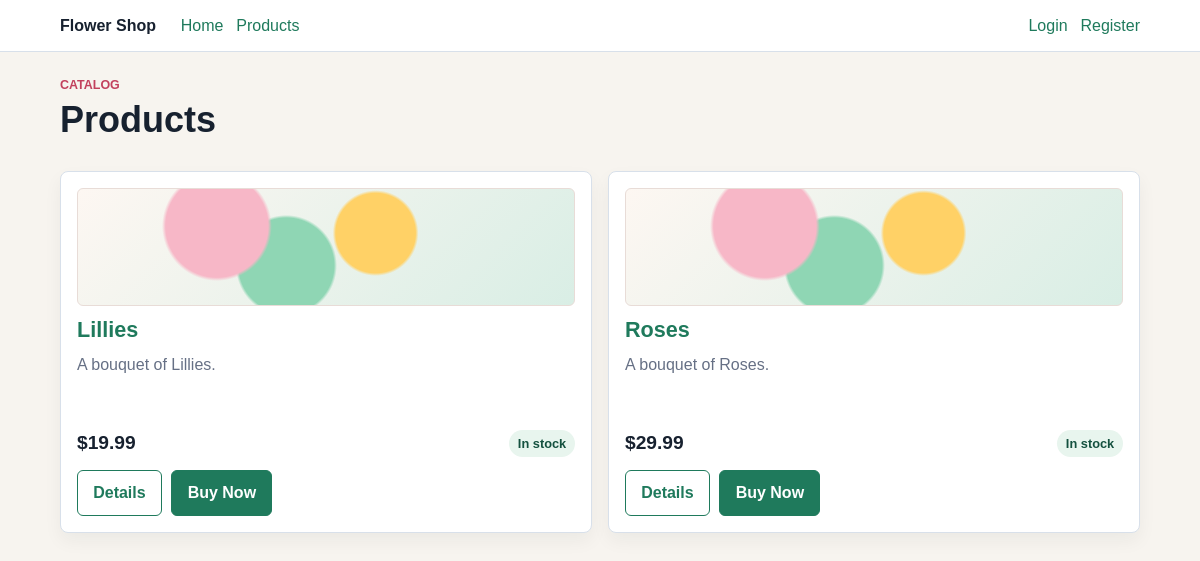
Screenshot of /products/ with the database file from the repository.
### shop/models.py (models this page shows, shortened)
class Product(models.Model):
	name = models.CharField(max_length=120)
	description = models.TextField(blank=True)
	price = models.DecimalField(max_digits=10, decimal_places=2)
	in_stock = models.BooleanField(default=True)
	created_at = models.DateTimeField(auto_now_add=True)

### shop/views.py (the view)
# urls.py: path("products/", ProductListView.as_view(), name="product_list"),
class ProductListView(ListView):
	model = Product
	context_object_name = "products"
	def get_queryset(self):
		return Product.objects.order_by("name")

### shop/templates/shop/product_list.html (shortened to what this page needs)
{% extends 'shop/base.html' %}
{% block content %}
<section class="page-heading">
    <div>
        <p class="eyebrow">Catalog</p>
        <h1>Products</h1>
    </div>
</section>
<div class="product-grid">
    {% for product in products %}
        {% url 'checkout' product.pk as checkout_url %}
        <article class="product-card">
            <div class="product-visual" aria-hidden="true"></div>
            <div>
                <h2><a href="{% url 'product_detail' product.pk %}">{{ product.name }}</a></h2>
                <p class="product-description">{{ product.description|default:"A seasonal arrangement prepared by the shop."|truncatewords:18 }}</p>
            </div>
            <div class="product-meta">
                <span class="price">${{ product.price }}</span>
                {% if product.in_stock %}
                    <span class="status">In stock</span>
                {% else %}
                    <span class="status unavailable">Out of stock</span>
                {% endif %}
            </div>
            <div class="actions">
                <a class="button secondary" href="{% url 'product_detail' product.pk %}">Details</a>
                {% if product.in_stock %}
                    {% if user.is_authenticated %}
                        <a class="button" href="{{ checkout_url }}">Buy Now</a>
                    {% else %}
                        <a class="button" href="{% url 'login' %}?next={{ checkout_url|urlencode }}">Buy Now</a>
                    {% endif %}
                {% endif %}
            </div>
        </article>
    {% empty %}
        <div class="empty-state">
            <p>No products available.</p>
        </div>
    {% endfor %}
</div>
{% endblock %}

### shop/templates/shop/base.html (style rules this page uses)
:root { --ink: #17212f; --muted: #667085; --line: #d8e0ea; --surface: #ffffff; --page: #f7f4ef; --leaf: #1f7a5c; --leaf-dark: #14513f; --rose: #c2415d; --sky: #2f80ed; --amber: #b7791f; }
* { box-sizing: border-box; }
body { margin: 0; font-family: Arial, Helvetica, sans-serif; background: var(--page); color: var(--ink); line-height: 1.5; }
a { color: var(--leaf); text-decoration: none; }
.page-heading { display: flex; align-items: flex-end; justify-content: space-between; gap: 1rem; margin-bottom: 1.25rem; }
.eyebrow { margin: 0 0 0.25rem; color: var(--rose); font-weight: 700; text-transform: uppercase; font-size: 0.78rem; }
h1, h2, h3 { line-height: 1.15; margin: 0 0 0.65rem; }
h1 { font-size: clamp(2rem, 3vw, 3rem); }
h2 { font-size: 1.35rem; }
p { margin-top: 0; }
.actions { display: flex; gap: 0.6rem; flex-wrap: wrap; align-items: center; }
.button, button { display: inline-flex; align-items: center; justify-content: center; min-height: 2.55rem; padding: 0.65rem 0.95rem; border: 1px solid var(--leaf); border-radius: 6px; background: var(--leaf); color: #fff; font: inherit; font-weight: 700; cursor: pointer; }
.button.secondary { background: var(--surface); color: var(--leaf); }
.product-grid { display: grid; grid-template-columns: repeat(auto-fit, minmax(235px, 1fr)); gap: 1rem; }
.product-card, .panel { background: var(--surface); border: 1px solid var(--line); border-radius: 8px; padding: 1rem; box-shadow: 0 8px 18px rgba(23, 33, 47, 0.05); }
.product-card { display: grid; gap: 0.75rem; min-height: 100%; }
.product-visual { min-height: 118px; border-radius: 6px; background: radial-gradient(circle at 28% 32%, #f7b7c7 0 14%, transparent 15%), radial-gradient(circle at 60% 38%, #ffd166 0 13%, transparent 14%), radial-gradient(circle at 42% 66%, #8fd6b4 0 16%, transparent 17%), linear-gradient(135deg, #fdf7f2 0%, #d9eee5 100%); border: 1px solid #e8dcd7; }
.product-description { color: var(--muted); min-height: 3rem; }
.product-meta { display: flex; justify-content: space-between; align-items: center; gap: 0.75rem; flex-wrap: wrap; }
.price { font-size: 1.2rem; font-weight: 700; }
.status { display: inline-flex; align-items: center; min-height: 1.7rem; padding: 0.25rem 0.55rem; border-radius: 999px; font-size: 0.8rem; font-weight: 700; background: #e8f5ee; color: var(--leaf-dark); }

### rows the page displays
Product: name "Lillies", description "A bouquet of Lillies.", price "19.99", in_stock "In stock"
Product: name "Roses", description "A bouquet of Roses.", price "29.99", in_stock "In stock"
